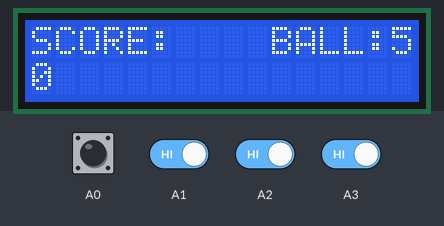
A sketch run on a simulated Arduino Uno, built with avr-gcc and run on an emulated ATmega328P. Parts: 16×2 character LCD. The test bench sets the inputs (shaded band); at power-on: A0–3 HIGH.

Above: at 1.2 s.
1.3 s: A0 driven LOW
At 1.7 s:
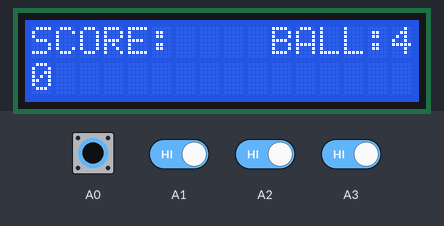
2.8 s: A1 driven LOW
At 4.0 s:
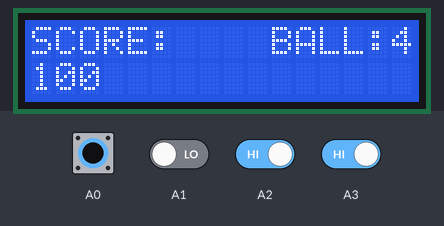
4.3 s: A2 driven LOW
At 5.2 s:
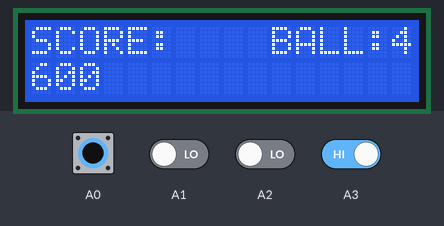
5.8 s: A3 driven LOW
At 6.3 s:
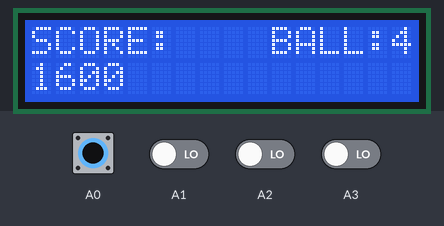
7.3 s: A0 pulsed HIGH 5 times (0.12 s each, 0.3 s apart)
At 9.2 s:
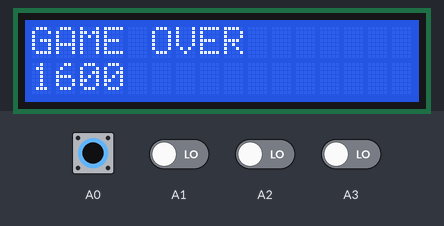
Timing chart, 0 to 10.7 s (numbered marks = the images above; inputs shaded):
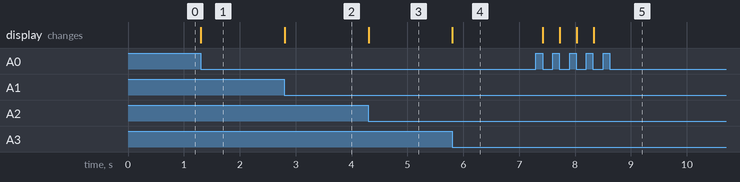

Measured:
- after the input at 1.3 s, the display: changes at once (image 1)
- after the input at 2.8 s, the display: changes at once (image 2)
- after the input at 4.3 s, the display: changes at once (image 3)
- after the input at 5.8 s, the display: changes at once (image 4)
- after the input at 7.3 s, the display: first changes after 0.12 s (image 5 shows a later state)

The sketch:

Pinball_0_00.ino
```cpp
#include <LiquidCrystal.h>
LiquidCrystal lcd(12, 11, 5, 4, 3, 2);

  boolean lastReadButton1;
  boolean lastReadButton2;
  boolean lastReadButton3;
  boolean lastReadButton4;


  unsigned int score = 0;
  int ballnumber = 5;
  int a = 100;
  int b = 500;
  int c = 1000;


// SETUP===========================================
void setup() {

//input pins for scoring triggers
  pinMode(A0, INPUT);
  pinMode(A1, INPUT);


// set up the LCD:
  lcd.begin(16, 2);
  lcd.clear();

}

//LOOP==============================================
void loop() {

//LCD TOP ROW: SCORE / GAME OVER

  lcd.setCursor(0, 0);

  if (ballnumber < 1)
  {

    lcd.print("GAME OVER         ");
  }
  else
  {
  lcd.print("SCORE:    BALL:");
  lcd.print(ballnumber);
  }
//LCD BOTTOM ROW: NUMERIC SCORE

  lcd.setCursor(0, 1);
  lcd.print(score);

///LOST BALL//////////////////////////////////////
   boolean readButton1 = digitalRead(A0);

  if (readButton1 == LOW and lastReadButton1 == HIGH)
  {
      ballnumber = ballnumber - 1;
  }
  lastReadButton1 = readButton1;


///SCORE a 100 PTS///////////////////
   boolean readButton2 = digitalRead(A1);

  if (readButton2 == LOW and lastReadButton2 == HIGH)
  {
      score = score + a;
  }
  lastReadButton2 = readButton2;

///SCORE B 500 PTS///////////////////
   boolean readButton3 = digitalRead(A2);

  if (readButton3 == LOW and lastReadButton3 == HIGH)
  {
      score = score + b;
  }
  lastReadButton3 = readButton3;

///SCORE C 1000 PTS///////////////////
   boolean readButton4 = digitalRead(A3);

  if (readButton4 == LOW and lastReadButton4 == HIGH)
  {
      score = score + c;
  }
  lastReadButton4 = readButton4;

}
```
